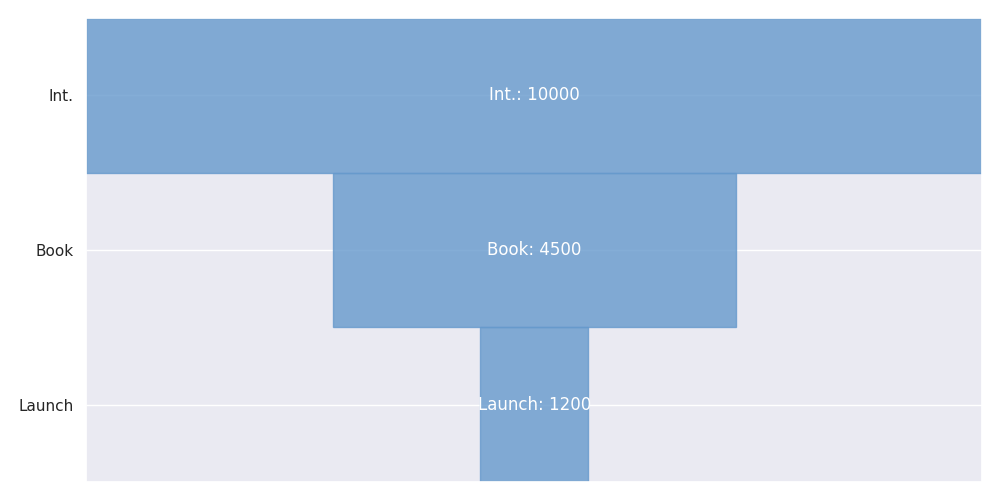

The script that drew this image:
import matplotlib.pyplot as plt
import matplotlib.patches as patches
import numpy as np

stages = ["Launch", "Book", "Int."]
customers = np.array([1200, 4500, 10000])
funnel_widths = customers / float(max(customers))

single_color = '#6699cc'

fig, ax = plt.subplots(figsize=(10, 5))

for i in range(len(stages)):
    x1 = -funnel_widths[i] / 2
    x2 = funnel_widths[i] / 2
    y1 = i
    y2 = i + 1
    ax.add_patch(patches.Rectangle((x1, y1), funnel_widths[i], 1, color=single_color, alpha=0.8))
    ax.text(0, i + 0.5, f"{stages[i]}: {customers[i]}", fontsize=12, va='center', ha='center', color='white')

plt.xticks([])
plt.yticks(np.arange(0.5, len(stages) + 0.5), stages)
plt.xlim([-0.5, 0.5])
plt.ylim([0, len(stages)])
plt.tight_layout()
plt.show()
